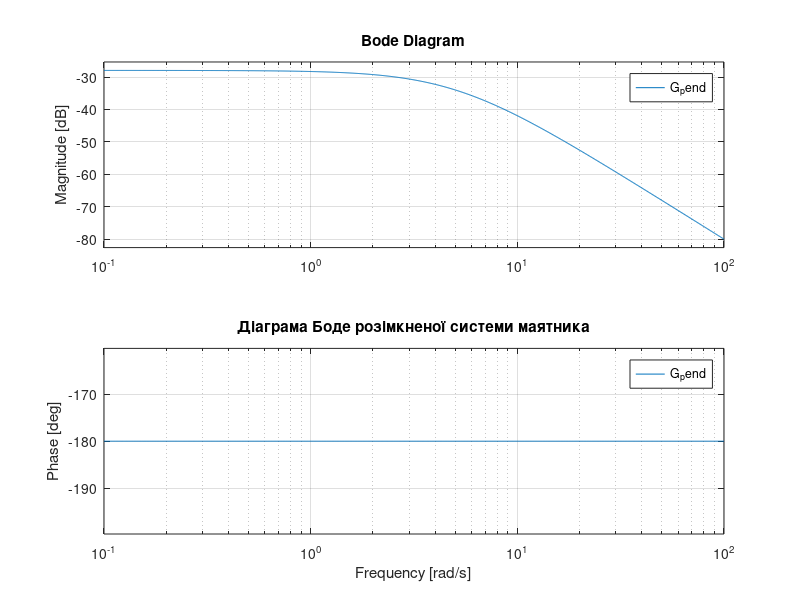
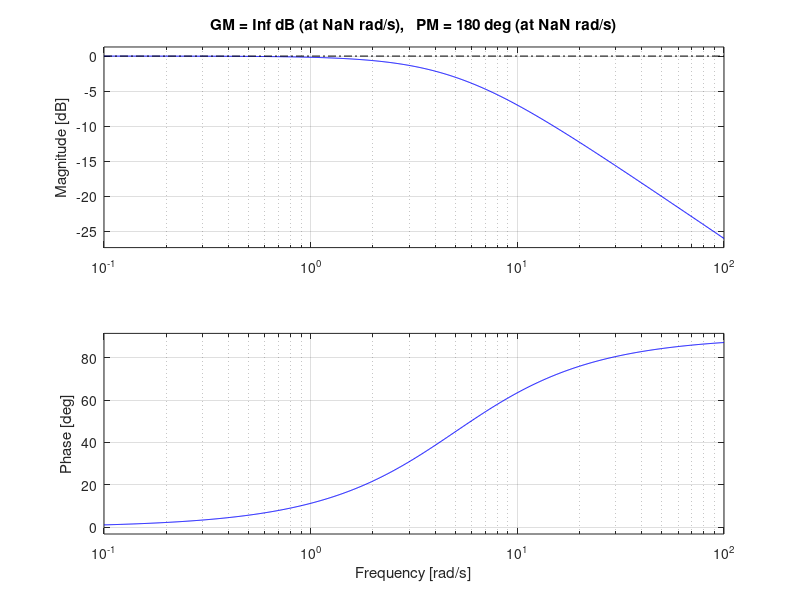
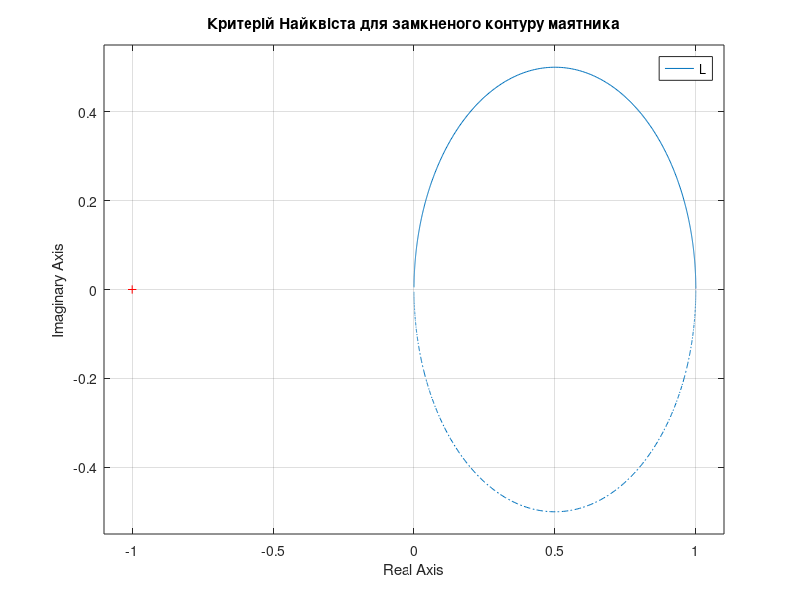

Recreate these plots in MATLAB, in order.
%% --- М4. Частотний аналіз ---

% 1. Задаємо аналітичну модель (приклад для стандартних параметрів, 
% підстав свої коефіцієнти k та a, якщо виводив рівняння, або скористайся лінеаризацією нижче)
% Припустимо, отримали: G = 1 / (s^2 - 25)
num = [1];        % Чисельник
den = [1 0 -25];  % Знаменник (s^2 + 0*s - 25)
G_pend = tf(num, den);

fprintf('--- Полюси розімкненої системи ---\n');
disp(pole(G_pend)); % Виведе полюси (один буде додатним!)

% 2. Побудова діаграми Боде
figure;
bode(G_pend);
grid on;
title('Діаграма Боде розімкненої системи маятника');

% 3. Розрахунок запасів стійкості замкненої системи (разом з PID кута)
% Твій PID для тета: C_theta = P_theta + D_theta*s
C_theta = pid(-25, 0, -5); 
L = G_pend * C_theta; % Контурна передатна функція

figure;
margin(L); % Побудує Боде із запасами стійкості для стабілізованого контуру

figure;
nyquist(L);
grid on;
title('Критерій Найквіста для замкненого контуру маятника');
